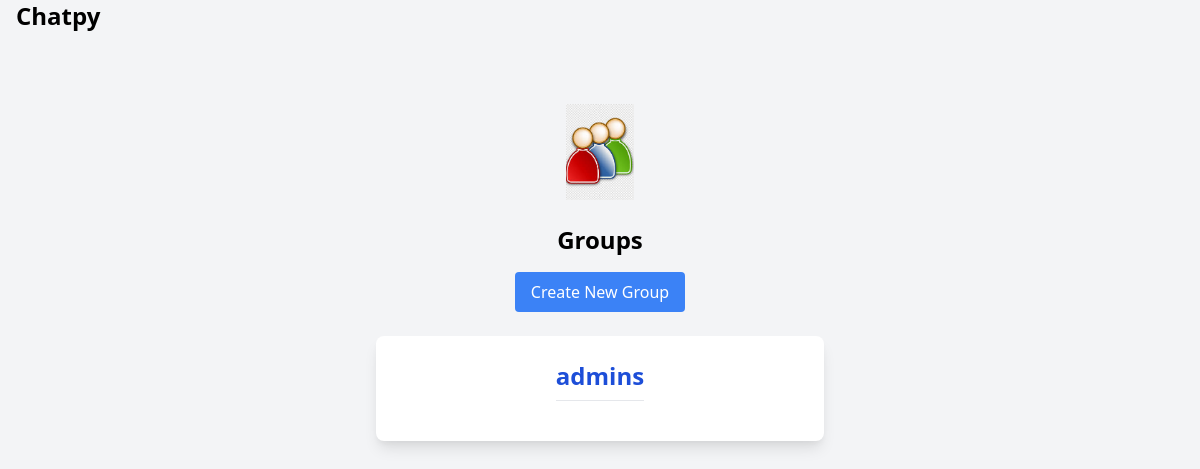
The page /groups/ (signed in) on the database as committed earlier.
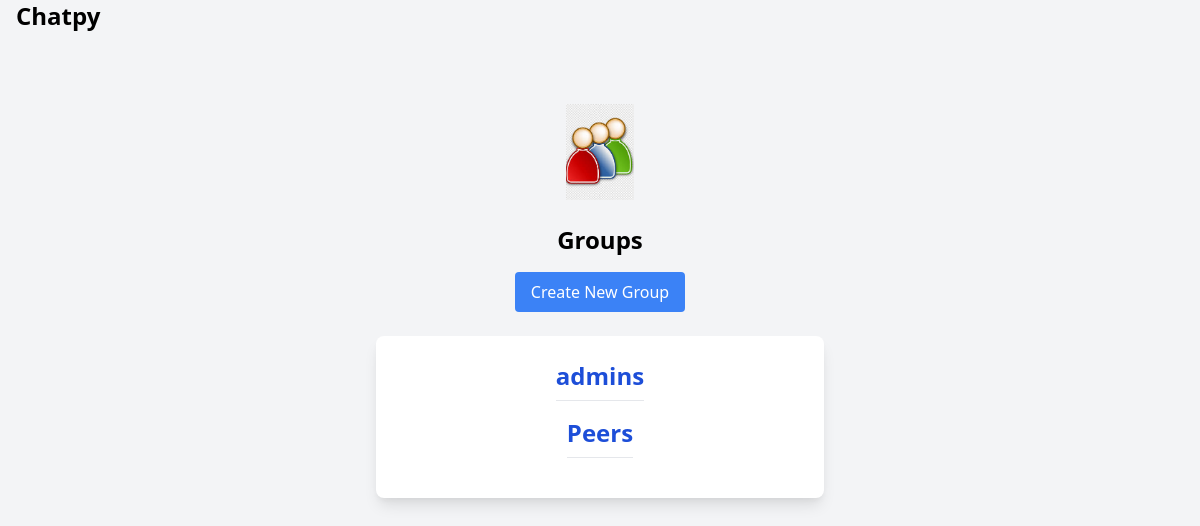
The same page on the database as committed later.
### chat/models.py (models this page shows, shortened)
class Group(models.Model):
    name = models.CharField(max_length=100)
    description = models.TextField()

### chat/views.py (the view)
# urls.py: path('groups/', views.groups, name='groups'),
@login_required
def groups(request):
    groups = Group.objects.all()
    return render(request, 'chat/group_list.html', {'groups': groups})

### chat/templates/chat/group_list.html (shortened to what this page needs)
<!DOCTYPE html>
<html>
<head>
    <link href="https://cdn.jsdelivr.net/npm/tailwindcss@2.2.19/dist/tailwind.min.css" rel="stylesheet">
</head>
<body class="bg-gray-100">
    <a href="/" class="mt-0 ml-4 mb-10 block text-black font-bold text-2xl hover:text-gray-700">Chatpy</a>
    <div class="container mx-auto px-4 py-8">
        <div class="flex justify-center mb-6">
            <img src="../../../media/grouplist.jpeg" alt="Logo" class="w-24 h-24 object-contain">
        </div>
        <h1 class="text-2xl font-bold mb-4 text-center">Groups</h1>
        <div class="flex justify-center mb-6">
            <a href="{% url 'group_create' %}" class="bg-blue-500 text-white px-4 py-2 rounded hover:bg-blue-600">Create New Group</a>
        </div>
            <div class="flex justify-center">
                <ul class="bg-white p-6 rounded-lg shadow-lg w-full max-w-md flex flex-col items-center">
                    {% for group in groups %}
                        <li class="mb-4 border-b border-gray-200 pb-2">
                            <a href="{% url 'group_chat' group.id %}" class="text-blue-700 hover:underline block text-2xl font-bold">{{ group.name }}</a>
                        </li>
                    {% endfor %}
                </ul>
            </div>
    </div>
</body>
</html>

Rows that differ between the two databases and show on the page:
added Group: name "Peers"
